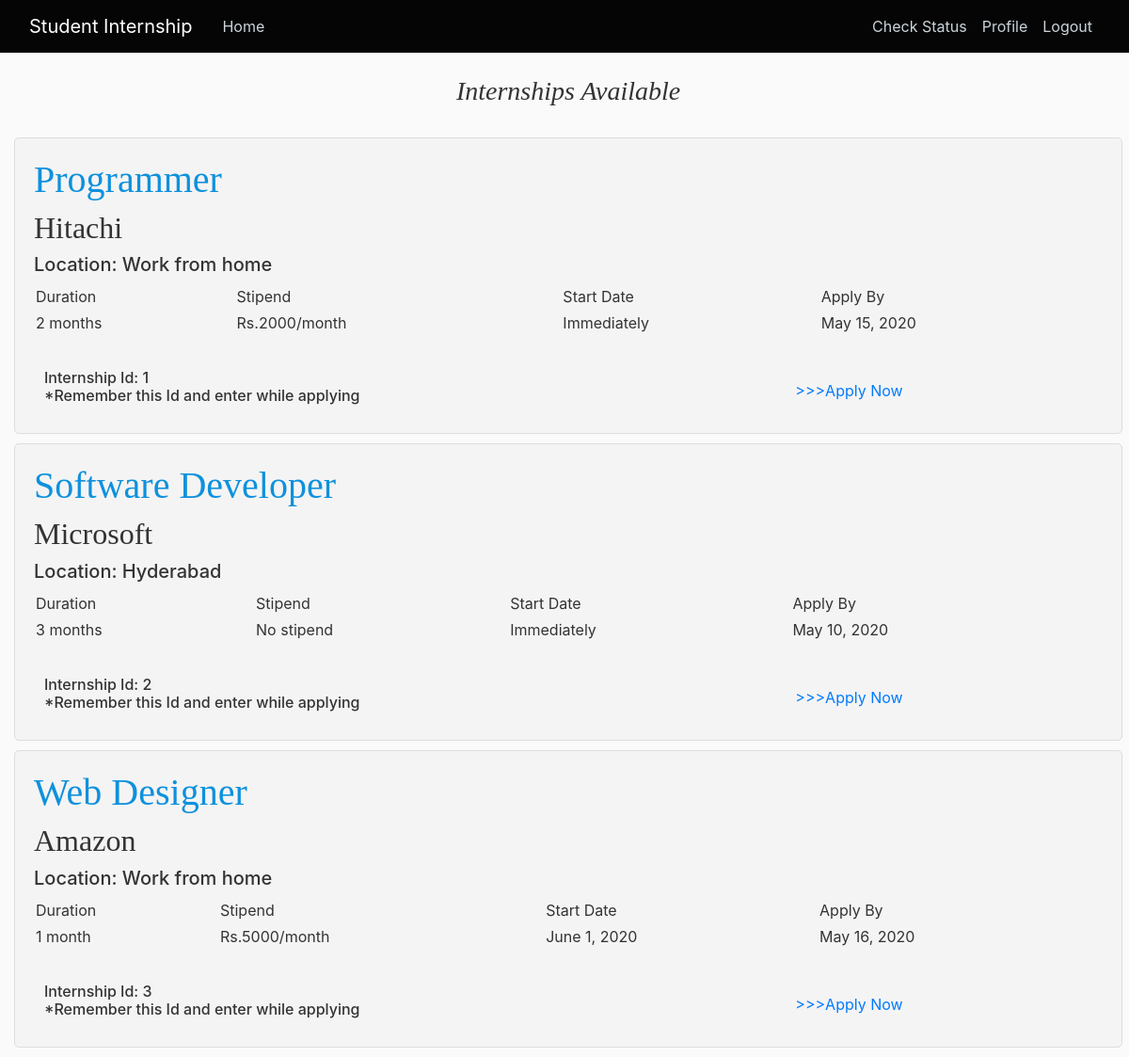
/interns/ (signed in), run on the app's committed database.
### web_app/models.py (models this page shows, shortened)
class Intern(models.Model):
	comp_name = models.CharField(max_length=30)
	job = models.CharField(max_length=30)
	desc = models.CharField(max_length=100)
	location= models.CharField(max_length=300,default="Work from home")
	stip=models.IntegerField(default=0)
	applyby=models.DateField(default=datetime.date.today)
	sdate=models.DateField(default=datetime.date.today)
	@property
	def is_past_due(self):
		return date.today() < self.sdate

### web_app/views.py (the view)
# urls.py: path('interns/',views.interns,name='interns'),
@login_required
def interns(request):
    context=Intern.objects.all()
    return render(request,'web_app/interns.html',{'context':context})

### web_app/templates/web_app/interns.html (shortened to what this page needs)
{% extends "web_app/base.html" %}
{% load static %}
{% block content %}
<!DOCTYPE html>
<html>
<body>
                    <h3 align="center" style="font-style: italic;font-family: Verdana;width:153% ">Internships Available</h3>
                    <br>
                    {% for post in context %}
                    <div class="content-section">
                    <h1>{{ post.job }}<h1>
                    <h2 style="font-family:'Times New Roman'">{{ post.comp_name}}</h2>
                    <h5>Location:   {{post.location}}</h5>
                    <table class="table1" cellpadding="2px" >
                    <tr>
                        <td>Duration</td>
                        <td>Stipend</td>
                        <td>Start Date</td>
                        <td>Apply By</td>
                    </tr>
                    <tr>
                        <td>{{post.desc}}</td>
                        <td>{% if post.stip  %}
                            Rs.{{post.stip}}/month
                            {% else %}
                            No stipend
                            {% endif %}</td>
                        <td>
                            {% if post.is_past_due %}
                            {{post.sdate}}
                            {% else %}
                            Immediately
                            {% endif %}
                        </td>
                        <td>{{post.applyby}}</td>
                    </tr>
                    </table><br>
                    <div class="section"><table width="100%" ><td><h6>Internship Id:   {{post.id}}<br>*Remember this Id and enter while applying</h6></td>
                        <td><a class="nav-item nav-link" href="{% url 'appl' %}">>>>Apply Now</a></td>
                        </table></div>
                </div>
                    {% endfor %}
</body>
</html>
{% endblock content %}

### web_app/templates/web_app/base.html (shortened to what this page needs)
{% load static %}
<!DOCTYPE html>
<html>
<head>
    <link rel="stylesheet" href="https://maxcdn.bootstrapcdn.com/bootstrap/4.0.0/css/bootstrap.min.css"
>
    <link rel="stylesheet" type="text/css" href="{% static 'web_app/main.css' %}">
</head>
<body>
    <header class="site-header">
        <nav class="navbar navbar-expand-md navbar-dark bg-steel fixed-top">
            <div class="container-fluid">
                <a class="navbar-brand mr-4" href="{% url 'app-home' %}">Student Internship</a>
                <div class="collapse navbar-collapse" id="navbarToggle">
                    <div class="navbar-nav mr-auto">
                        {% if user.is_authenticated %}
                        <a class="nav-item nav-link" href="{% url 'interns' %}">Home</a>
                        {% else %}
                        <a class="nav-item nav-link" href="{% url 'app-home' %}">Home</a>
                        {% endif %}
                    </div>
                    <div class="navbar-nav">
                        {% if user.is_authenticated %}
                        <a class="nav-item nav-link" href="{% url 'status' %}">Check Status</a>
                        <a class="nav-item nav-link" href="{% url 'profile' %}">Profile</a>
                        <a class="nav-item nav-link" href="{% url 'logout' %}">Logout</a>
                        {% else %}
                        <a class="nav-item nav-link" href="{% url 'login' %}">Login</a>
                        <a class="nav-item nav-link" href="{% url 'register' %}">Register</a>
                        {% endif %}
                    </div>
                </div>
            </div>
        </nav>
    </header>
    <main role="main" class="container-fluid">
        <div class="row">
            <div class="col-md-8">
                {% block content %}{% endblock %}
            </div>
       </div>
    </main>
</body>
</html>

### web_app/static/web_app/main.css (style rules this page uses)
body { background: #fafafa; color: #333333; margin-top: 5rem; }
h1, h2, h3, h4, h5, h6 { color: white-space; }
.bg-steel { background-color:rgb(5, 5, 5); }
.site-header .navbar-nav .nav-link { color: #cbd5db; }
.content-section { width: 153%; background:rgb(245, 244, 244); padding: 20px 20px; border: 1px solid #dddddd; border-radius: 5px; margin-bottom: 10px; }
.section { background:rgb(245, 244, 244); margin-bottom: 1px; padding-left: 10px; padding-top: 10px; }

### web_app/templates/web_app/interns.html (style rules this page uses)
h1 { font-family: 'Times New Roman'; color: rgb(14, 145, 221); }
.table1 { width: 100%; }

### data on the page
Intern: job "Programmer", comp_name "Hitachi", location "Work from home", desc "2 months", stip "2000", sdate "Immediately", applyby "May 15, 2020", id "1"
Intern: job "Software Developer", comp_name "Microsoft", location "Hyderabad", desc "3 months", stip "No stipend", sdate "Immediately", applyby "May 10, 2020", id "2"
Intern: job "Web Designer", comp_name "Amazon", location "Work from home", desc "1 month", stip "5000", sdate "June 1, 2020", applyby "May 16, 2020", id "3"
